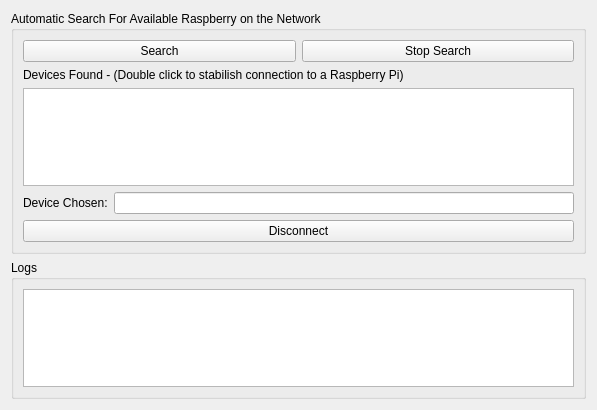
<?xml version="1.0" encoding="UTF-8"?>
<ui version="4.0">
 <class>TabRaspberryConnection</class>
 <widget class="QWidget" name="TabRaspberryConnection">
  <property name="geometry">
   <rect>
    <x>0</x>
    <y>0</y>
    <width>597</width>
    <height>410</height>
   </rect>
  </property>
  <property name="windowTitle">
   <string>Form</string>
  </property>
  <layout class="QVBoxLayout" name="verticalLayout">
   <item>
    <widget class="QGroupBox" name="groupBox_5">
     <property name="title">
      <string>Automatic Search For Available Raspberry on the Network</string>
     </property>
     <layout class="QVBoxLayout" name="verticalLayout_3">
      <item>
       <layout class="QHBoxLayout" name="horizontalLayout_3">
        <item>
         <widget class="QPushButton" name="btSearch">
          <property name="text">
           <string>Search</string>
          </property>
         </widget>
        </item>
        <item>
         <widget class="QPushButton" name="btStopSearch">
          <property name="text">
           <string>Stop Search</string>
          </property>
         </widget>
        </item>
       </layout>
      </item>
      <item>
       <widget class="QLabel" name="label_10">
        <property name="text">
         <string>Devices Found - (Double click to stabilish connection to a Raspberry Pi)</string>
        </property>
       </widget>
      </item>
      <item>
       <widget class="QListView" name="lvDevicesFound"/>
      </item>
      <item>
       <layout class="QHBoxLayout" name="horizontalLayout_4">
        <item>
         <widget class="QLabel" name="label_11">
          <property name="text">
           <string>Device Chosen:</string>
          </property>
         </widget>
        </item>
        <item>
         <widget class="QLineEdit" name="leDeviceChosen"/>
        </item>
       </layout>
      </item>
      <item>
       <widget class="QPushButton" name="btDisconnect">
        <property name="text">
         <string>Disconnect</string>
        </property>
       </widget>
      </item>
     </layout>
    </widget>
   </item>
   <item>
    <widget class="QGroupBox" name="groupBox_6">
     <property name="title">
      <string>Logs</string>
     </property>
     <layout class="QVBoxLayout" name="verticalLayout_4">
      <item>
       <widget class="QTextEdit" name="teLogs"/>
      </item>
     </layout>
    </widget>
   </item>
  </layout>
 </widget>
 <resources/>
 <connections/>
</ui>
